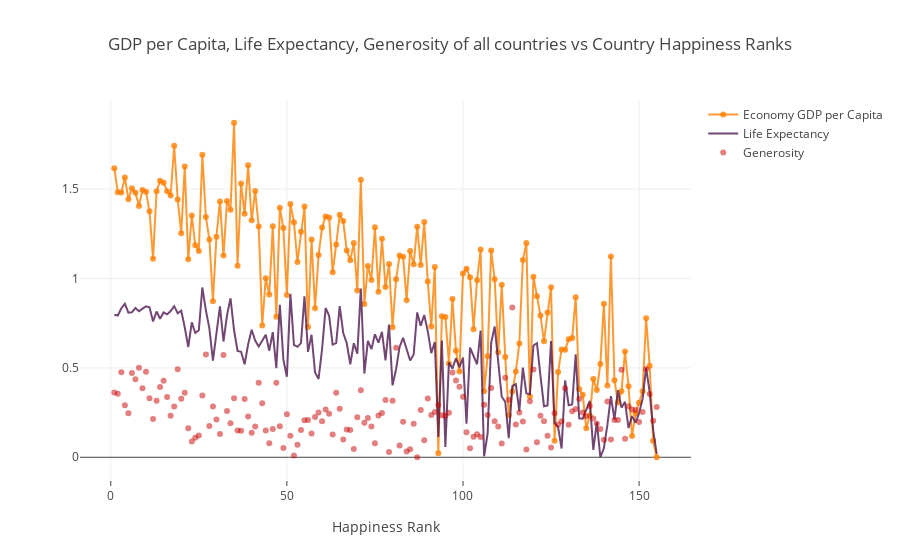

The code cell stored with this chart in its notebook:
### Markdown cell above
## 1. Line chart
Line charts are useful when you want to see the trend of a continuous type variable. In the code below I have shown trends of GDP per capita, life expectancy and genorosity of each country with respect to the happiness rank of the country. I used the `go.Scatter` function to create the type of chart. `mode = 'lines+markers'` was added to the trace in order to show how the data is viewed. We could use either `line` or `markers` instead depending on how you want to show the trends. The code below shows relationship between economy of a country, life expectancy of its people and generosity levels and its effect on the happiness score of that country. This is demonstrated using three different mode types show below.

### Code cell
## Line chart
# #from plotly.offline import download_plotlyjs, init_notebook_mode, plot, iplot
# from plotly.offline import init_notebook_mode, iplot
# init_notebook_mode(connected=True)
# import plotly.plotly as py
# import plotly.graph_objs as go

# Create trace1
trace1 = go.Scatter(
                    x = data_2017['Happiness.Rank'],
                    y = data_2017['Economy..GDP.per.Capita.'],
                    mode = "lines+markers",
                    name = "Economy GDP per Capita",
                    marker = dict(color = 'rgba(255, 128, 2, 0.8)'),
                    text= data_2017.Country)
# Create trace2
trace2 = go.Scatter(
                    x = data_2017['Happiness.Rank'],
                    y = data_2017['Health..Life.Expectancy.'],
                    mode = "lines",
                    name = "Life Expectancy",
                    marker = dict(color = 'rgba(80, 26, 80, 0.8)'),
                    text= data_2017.Country)
# Create trace3
trace3 = go.Scatter(
                    x = data_2017['Happiness.Rank'],
                    y = data_2017['Generosity'],
                    mode = "markers",
                    name = "Generosity", 
                    marker = dict(color = 'rgba(200, 0, 0, 0.5)'),
                    text= data_2017.Country)

data = [trace1, trace2, trace3]

layout = dict(title = 'GDP per Capita, Life Expectancy, Generosity of all countries vs Country Happiness Ranks',
              xaxis= dict(title= 'Happiness Rank',ticklen= 5,zeroline= False)
             )

fig = dict(data = data, layout = layout)
iplot(fig)

### Figure 1 — Plotly figure (JSON) as saved in the notebook; plotly's stock layout.template omitted (floating-point values rounded to 4 significant figures; data arrays with more than 128 entries replaced by an {"elided": "..."} marker saying what was removed)
{"data": [{"marker": {"color": "rgba(255, 128, 2, 0.8)"}, "mode": "lines+markers", "name": "Economy GDP per Capita", "text": {"elided": "155 str values"}, "type": "scatter", "uid": "4678f343-e4bd-4381-9b4c-a4fb05a56270", "x": {"elided": "155 int values"}, "y": {"elided": "155 float values"}}, {"marker": {"color": "rgba(80, 26, 80, 0.8)"}, "mode": "lines", "name": "Life Expectancy", "text": {"elided": "155 str values"}, "type": "scatter", "uid": "007af35d-7f17-422d-9105-5410226c488a", "x": {"elided": "155 int values"}, "y": {"elided": "155 float values"}}, {"marker": {"color": "rgba(200, 0, 0, 0.5)"}, "mode": "markers", "name": "Generosity", "text": {"elided": "155 str values"}, "type": "scatter", "uid": "1324f9eb-819a-4509-a2d4-d6c0ddae922c", "x": {"elided": "155 int values"}, "y": {"elided": "155 float values"}}], "layout": {"title": {"text": "GDP per Capita, Life Expectancy, Generosity of all countries vs Country Happiness Ranks"}, "xaxis": {"ticklen": 5, "title": {"text": "Happiness Rank"}, "zeroline": false}}}
